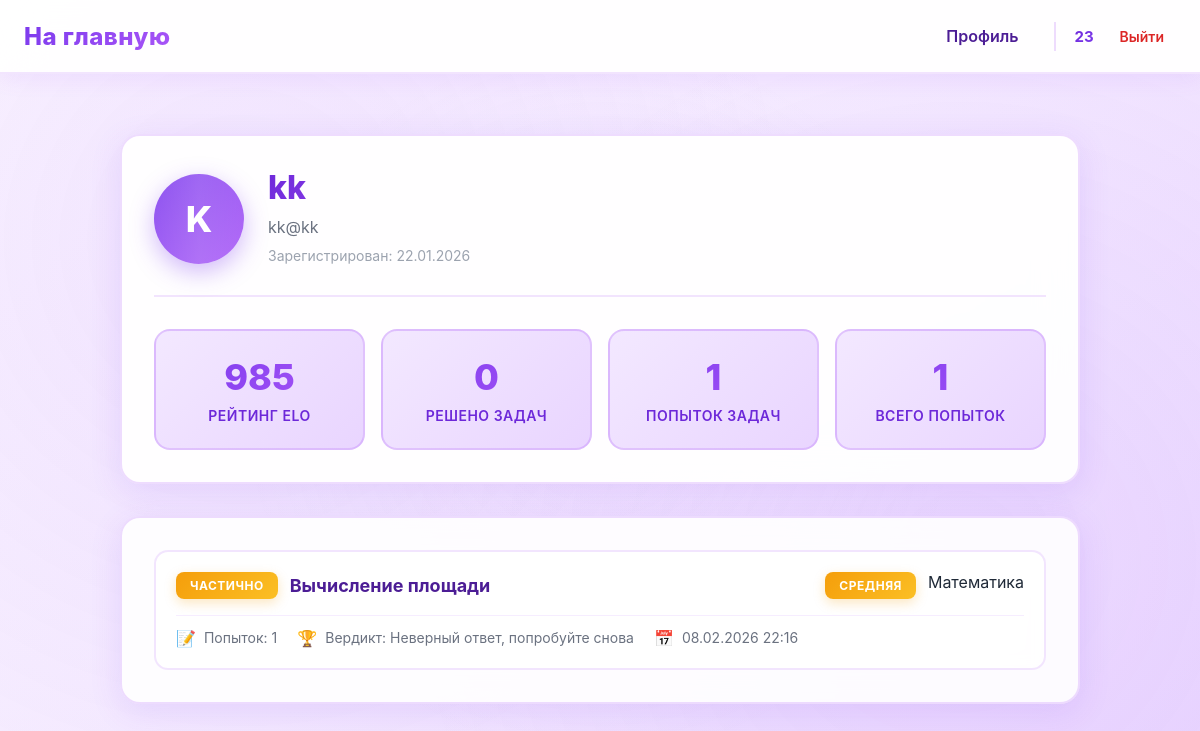
/admin/profile/9 (signed in), run on an earlier commit of the app's database.
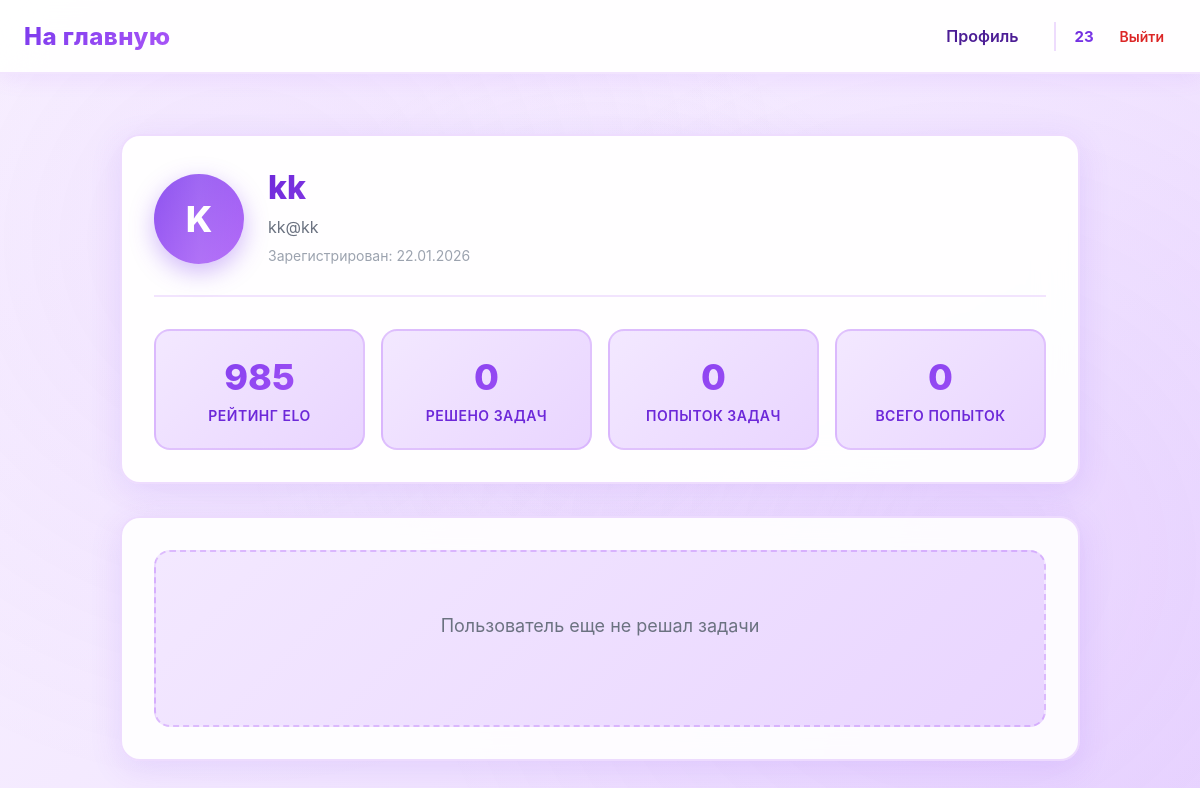
And on a later commit of the database.
### data/tasks.py (models this page shows)
class Tasks(SqlAlchemyBase):
    __tablename__ = 'tasks'
    id = sqlalchemy.Column(sqlalchemy.Integer,
                           primary_key=True, autoincrement=True)
    subject = sqlalchemy.Column(sqlalchemy.Text, nullable=True)
    title = sqlalchemy.Column(sqlalchemy.Text, nullable=True)
    statement = sqlalchemy.Column(sqlalchemy.Text, nullable=True)
    input_format = sqlalchemy.Column(sqlalchemy.Text, nullable=True)
    output_format = sqlalchemy.Column(sqlalchemy.Text, nullable=True)
    memory_limit = sqlalchemy.Column(sqlalchemy.Integer, nullable=True)
    time_limit = sqlalchemy.Column(sqlalchemy.Integer, nullable=True)
    difficulty = sqlalchemy.Column(sqlalchemy.Text, nullable=True)
    created_at = sqlalchemy.Column(sqlalchemy.DateTime,
                                     default=datetime.datetime.now)
    task_tests = orm.relationship("TaskTest", back_populates='tasks')
    submissions = orm.relationship("Submissions", back_populates="tasks")
    theme = sqlalchemy.Column(sqlalchemy.Text, nullable=True)

### data/submissions.py (models this page shows)
class Submissions(SqlAlchemyBase):
    __tablename__ = 'submissions'
    id = sqlalchemy.Column(sqlalchemy.Integer,
                           primary_key=True, autoincrement=True)
    user_id = sqlalchemy.Column(sqlalchemy.Integer,
                                sqlalchemy.ForeignKey("users.id"))
    task_id = sqlalchemy.Column(sqlalchemy.Integer,
                                sqlalchemy.ForeignKey("tasks.id"))
    total_tests = sqlalchemy.Column(sqlalchemy.Integer, nullable=True)
    verdict = sqlalchemy.Column(sqlalchemy.Text, nullable=True)
    created_at = sqlalchemy.Column(sqlalchemy.DateTime,
                                     default=datetime.datetime.now)
    tasks = orm.relationship('Tasks', back_populates="submissions")
    user = orm.relationship("User", back_populates="submissions")

### main.py (the view, shortened to what this page needs)
@app.route('/profile')
@app.route('/profile/<int:user_id>')
@app.route('/admin/profile/<int:user_id>')
@login_required
@user_ban
def profile(user_id=None):
    subject = session.get('subject')
    db_sess = db_session.create_session()
    if user_id is None:
        user = current_user
    else:
        user = db_sess.get(User, user_id)
        if not user:
            abort(404)
    all_submissions = db_sess.query(Submissions).filter(
        Submissions.user_id == user.id
    ).order_by(Submissions.created_at.desc()).all()
    tasks_stats = {}
    for submission in all_submissions:
        task_id = submission.task_id
        task_task = db_sess.get(Tasks, task_id)
        if task_id not in tasks_stats:
            tasks_stats[task_id] = {
                'task': submission.tasks,
                'best_submission': submission,
                'attempts': 1,
                'solved': submission.verdict == "OK",
                'subject': task_task.subject
            }
    tasks_stats = tasks_stats.values()
    total_tasks_attempted = len(tasks_stats)
    solved_tasks = sum(1 for t in tasks_stats if t['solved'])
    total_submissions = len(all_submissions)
    return render_template(
        'profile.html',
        user=user,
        tasks_stats=tasks_stats,
        total_tasks_attempted=total_tasks_attempted,
        solved_tasks=solved_tasks,
        total_submissions=total_submissions,
        is_own_profile=(user.id == current_user.id),
        subject=subject
    )

### data/db_session.py (called while the page is built)
def create_session() -> Session:
    global __factory
    return __factory()

### main.py (called while the page is built)
@login_manager.user_loader
def load_user(user_id):
    db_sess = db_session.create_session()
    return db_sess.get(User, user_id)

def user_ban(func):
    @wraps(func)
    def wrapper(*args, **kwargs):
        if current_user.ban:
            abort(403)
        return func(*args, **kwargs)
    return wrapper

### templates/profile.html (shortened to what this page needs)
{% extends "base.html" %}
{% block styles %}
<link rel="stylesheet" href="{{ url_for('static', filename='profile.css') }}">
{% endblock %}
{% block content %}
<div class="profile-container">
    <div class="profile-header">
        <div class="user-info">
            <div class="avatar">{{ user.name[0].upper() }}</div>
            <div class="user-details">
                <h1>{{ user.name }}</h1>
                <p class="email">{{ user.email }}</p>
                <p class="member-since">Зарегистрирован: {{ user.created_date.strftime('%d.%m.%Y') }}</p>
            </div>
        </div>
        <div class="stats-cards">
            <div class="stat-card">
                <div class="stat-value">{{ user.elo_rating|round|int }}</div>
                <div class="stat-label">Рейтинг ELO</div>
            </div>
            <div class="stat-card">
                <div class="stat-value">{{ solved_tasks }}</div>
                <div class="stat-label">Решено задач</div>
            </div>
            <div class="stat-card">
                <div class="stat-value">{{ total_tasks_attempted }}</div>
                <div class="stat-label">Попыток задач</div>
            </div>
            <div class="stat-card">
                <div class="stat-value">{{ total_submissions }}</div>
                <div class="stat-label">Всего попыток</div>
            </div>
        </div>
    </div>
    <div class="profile-content">
        {% if tasks_stats %}
        <div class="tasks-list">
            {% for task_stat in tasks_stats %}
            <div class="task-item {% if task_stat.solved %}solved{% endif %}">
                <div class="task-header">
                    <div class="task-title-section">
                        <span class="status-badge {% if task_stat.solved %}badge-success{% else %}badge-partial{% endif %}">
                            {% if task_stat.solved %}
                                ✓ Решено
                            {% else %}
                                Частично
                            {% endif %}
                        </span>
                        <h3>
                            <a href="/{{ subject }}/task/{{ task_stat.task.id }}">{{ task_stat.task.title }}</a>
                        </h3>
                    </div>
                    <div class="task-meta">
                        <span class="difficulty difficulty-{{ task_stat.task.difficulty|lower }}">
                            {{ task_stat.task.difficulty }}
                        </span>
                        <span class="task-subject">{{ task_stat.subject|capitalize }}</span>
                    </div>
                </div>
                <div class="task-stats">
                    <div class="stat-item">
                        <span class="stat-icon">📝</span>
                        <span>Попыток: {{ task_stat.attempts }}</span>
                    </div>
                    <div class="stat-item">
                        <span class="stat-icon">🏆</span>
                        <span>Вердикт: {{ task_stat.best_submission.verdict }}</span>
                    </div>
                    <div class="stat-item">
                        <span class="stat-icon">📅</span>
                        <span>{{ task_stat.best_submission.created_at.strftime('%d.%m.%Y %H:%M') }}</span>
                    </div>
                </div>
            </div>
            {% endfor %}
        </div>
        {% else %}
        <div class="no-tasks">
            <p>{% if is_own_profile %}Вы еще не решали задачи{% else %}Пользователь еще не решал задачи{% endif %}</p>
        </div>
        {% endif %}
    </div>
</div>
{% endblock %}

What changed in the data, as far as the page shows it:
removed Tasks: task "Вычисление площади", task.difficulty "СРЕДНЯЯ", subject "Математика", attempts "1", best_submission.verdict "Неверный ответ, попробуйте снова", best_submission.created_at "08.02.2026 22:16"
Also different on the page:
{{ total_tasks_attempted }}: "1" → "0"
{{ total_submissions }}: "1" → "0"
text now shown: "Пользователь еще не решал задачи"
